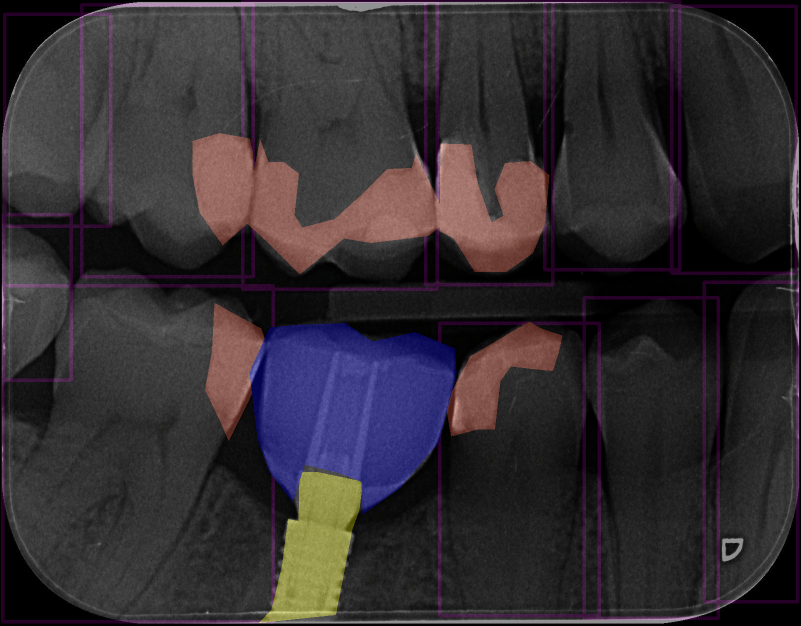
#> input picture Combined-Images-02/imagem-053.png, 1602 x 1252 px, given in place of imagem-053.jpg, which was not available (shown at 1/2 size)
$ python data_augmentation.py
#> lines starting #> are read from the running program, lines starting #| are printed output that depends on the picture; long printed decimals are rounded; pictures that were not available may be replaced by others from this repository, and a replacement may not be noted
from skimage import io, transform, util
import numpy as np
import glob
import os
import math
import matplotlib.pyplot as plt
import random
import datetime

IMGS_PATH = './Images/Images-02/*'
MASKS_PATH = './Masks/Masks-02/'
CLASSES = ['crown', 'dental implant', 'pulp', 'restoration', 'root canal treatment', 'tooth']

# [22 lines left out: function augment_data, not called in this run]

def load_img_and_masks_crop(img_location, masks_location, size=(512,512)):
	id = img_location.split('/')[-1].split('.')[0]
	masks_location = glob.glob(os.path.join(masks_location, id, '*'))

	img = io.imread(img_location, as_gray=True)
	imgs = crop_img_into_imgs(img, size)
	masks = [ [] for _ in range(len(imgs)) ]

	for mask_location in masks_location:
		mask = io.imread(mask_location, as_gray=True)
		cropped_masks = crop_img_into_imgs(mask, size)

		for i, cropped_mask in enumerate(cropped_masks):
			masks[i].append(cropped_mask)

	masks = [ np.array(mask).swapaxes(0, -1) for mask in masks ]

	return imgs, masks

def load_data(imgs_path:list, masks_path:str, size:tuple):
	imgs = []
	masks = []

	for img_path in imgs_path:
		x, y = load_img_and_masks_crop(img_path, masks_path, size)
		imgs.extend(x)
		masks.extend(y)

	return imgs, masks

def pad_img(img:np.ndarray, size:tuple[int, int]) -> np.ndarray:
	img_padded = np.pad(img, ( (0, size[0] - img.shape[0]), (0, size[1] - img.shape[1])), 'constant', constant_values=(0))
	return img_padded

def crop_img_into_imgs(img:np.ndarray, size:tuple[int, int]) -> list[np.ndarray]:
	print(img.shape)
	mult_x = img.shape[0] / size[0]
	mult_y = img.shape[1] / size[1]

	print(mult_x)
	print(mult_y)

	img_padded = pad_img(img, (size[0] * math.ceil(mult_x), size[1] * math.ceil(mult_y)))

	print(img_padded.shape)

	imgs = []

	for i in range(math.ceil(mult_x)):
		for j in range(math.ceil(mult_y)):
			imgs.append(img_padded[(i * size[0]):((i + 1) * size[0]), (j * size[1]):((j + 1) * size[1])])

	return imgs

# [59 lines left out: functions resize_img_mask, resize_imgs_masks, rotate_img_mask, rotate_imgs_masks, fliplr_img_mask, fliplr_imgs_masks and 1 more, not called in this run]

if __name__ == '__main__':
	img = io.imread('./Images/Images-02/imagem-053.jpg', as_gray=True)
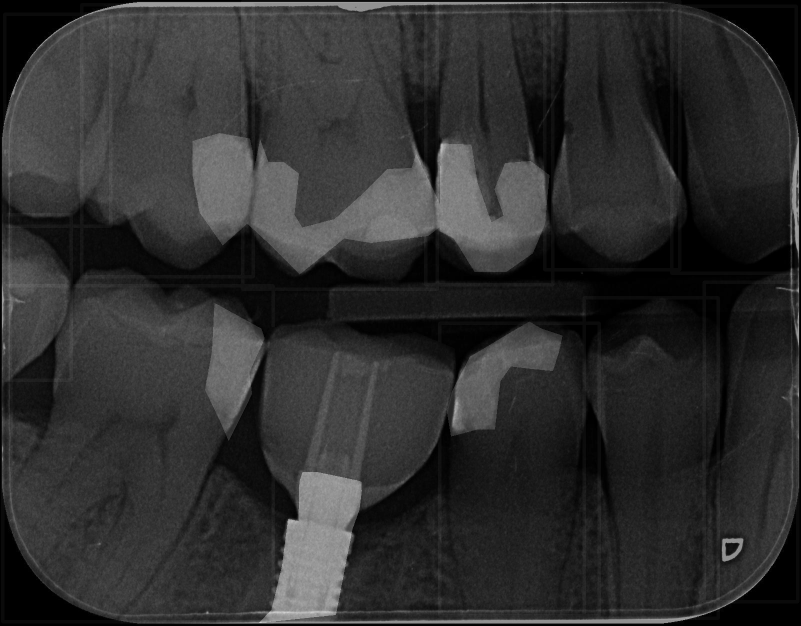
#> img: shape (1252, 1602) float64 (shown at 1/2 size); min 0, max 0.857, mean 0.184
	print(img.shape)
#| (1252, 1602)
	imgs = crop_img_into_imgs(img, (512,512))
#| (1252, 1602)
#| 2.445
#| 3.129
#> in pad_img, `img_padded = np.pad(img, ( (0, size[0] - img.shape[0]), (0, size[1] - ..`:
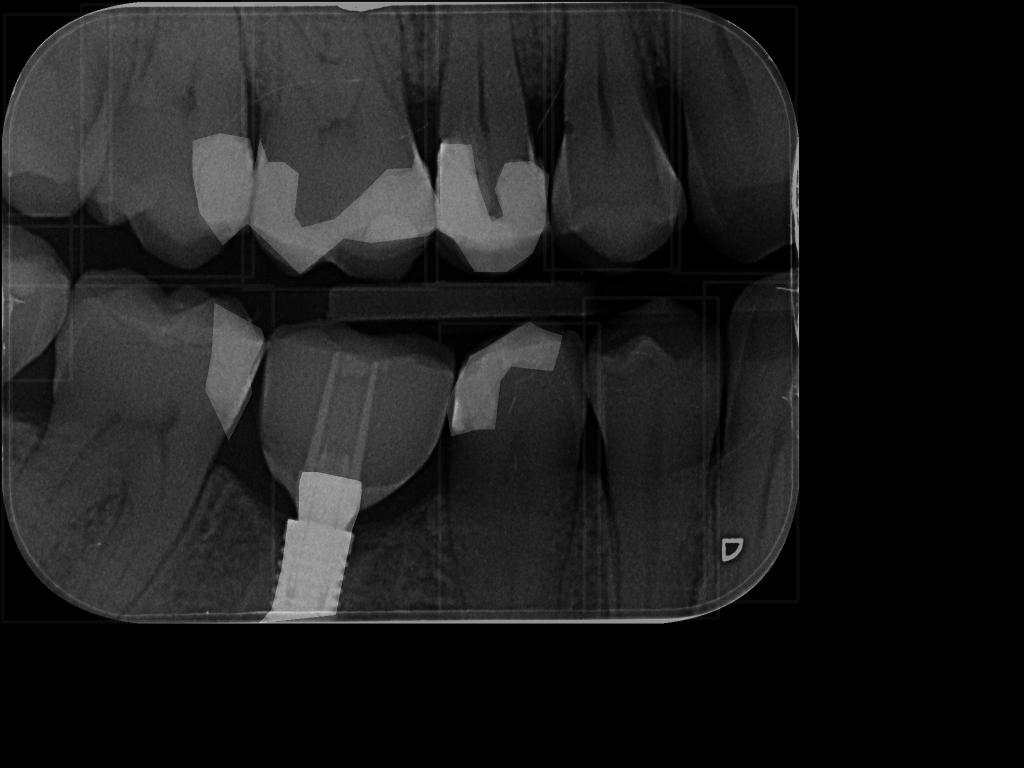
#> img_padded: shape (1536, 2048) float64 (shown at 1/2 size); min 0, max 0.857, mean 0.117
#| (1536, 2048)
#> after the loop in crop_img_into_imgs, `for i in range(math.ceil(mult_x)):`: imgs = 12 items
#> imgs = 12 items
	#for img_ in imgs:
	#	plt.imshow(img_)
	#	plt.waitforbuttonpress()

	imgs_path = glob.glob(IMGS_PATH)

	imgs, masks = load_data(imgs_path, MASKS_PATH, (512,512))
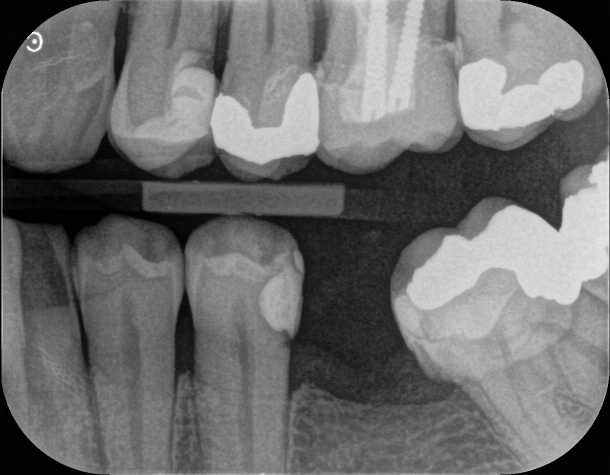
#> input picture Images-02/imagem-006.jpg, 1220 x 950 px (shown at 1/2 size)
#| (950, 1220)
#| 1.855
#| 2.383
#> call 2 of pad_img, with size = (1024, 1536)
#> in pad_img (call 2), `img_padded = np.pad(img, ( (0, size[0] - img.shape[0]), (0, size[1] - ..`:
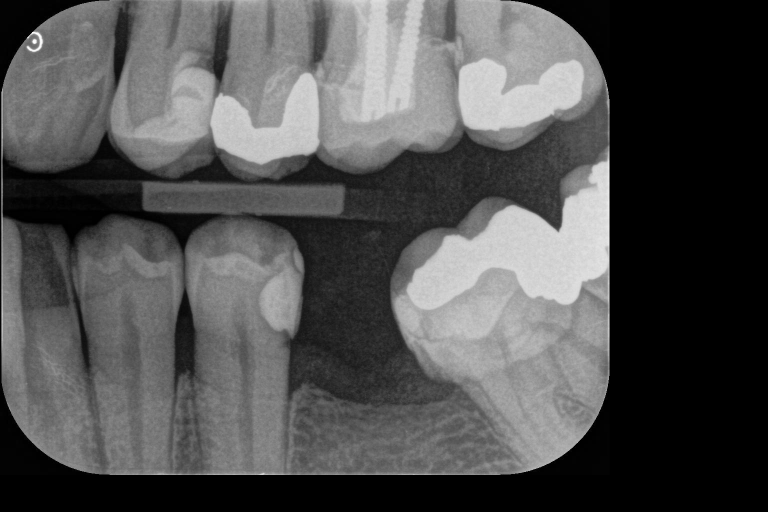
#> img_padded: shape (1024, 1536) float64 (shown at 1/2 size); min 0, max 1, mean 0.32
#| (1024, 1536)
#> in load_img_and_masks_crop, `imgs = crop_img_into_imgs(img, size)`: imgs = 6 items
#> in load_img_and_masks_crop, `masks = [ [] for _ in range(len(imgs)) ]`: masks = [[], [], [], [], [], []]
#> in load_img_and_masks_crop, `masks = [ np.array(mask).swapaxes(0, -1) for mask in masks ]`: masks = [empty array, empty array, empty array, empty array, empty array, empty array]
#> in load_data, `x, y = load_img_and_masks_crop(img_path, masks_path, size)`: x = 6 items; y has the same summary as masks in load_img_and_masks_crop
#> imgs = 6 items
	x = np.array(imgs)
	y = np.array(masks)
#> y = empty array
